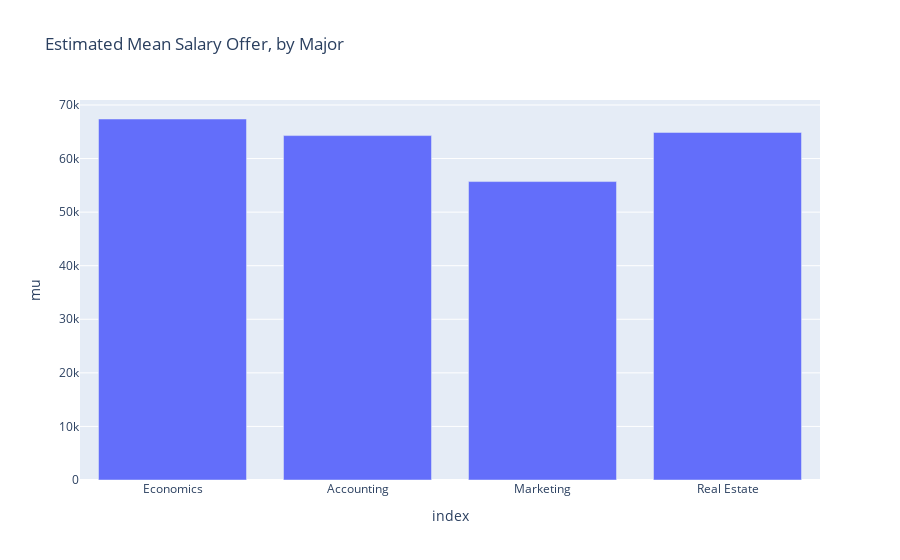

Here is the notebook cell this chart was saved with:
### Code cell
# Plot mu, by major
# put mean into dollars per year
results_df["mu"] = np.exp(results_df["mu"].astype(float)) * 365
px.bar(results_df, x=results_df.index, y="mu", title="Estimated Mean Salary Offer, by Major")

### Figure 1 — Plotly figure (JSON) as saved in the notebook; plotly's stock layout.template omitted (floating-point values rounded to 4 significant figures)
{"data": [{"hovertemplate": "index=%{x}<br>mu=%{y}<extra></extra>", "legendgroup": "", "marker": {"color": "#636efa", "pattern": {"shape": ""}}, "name": "", "orientation": "v", "showlegend": false, "textposition": "auto", "type": "bar", "x": ["Economics", "Accounting", "Marketing", "Real Estate"], "xaxis": "x", "y": [67380.0, 64290.0, 55700.0, 64880.0], "yaxis": "y"}], "layout": {"barmode": "relative", "legend": {"tracegroupgap": 0}, "title": {"text": "Estimated Mean Salary Offer, by Major"}, "xaxis": {"anchor": "y", "domain": [0, 1], "title": {"text": "index"}}, "yaxis": {"anchor": "x", "domain": [0, 1], "title": {"text": "mu"}}}}
